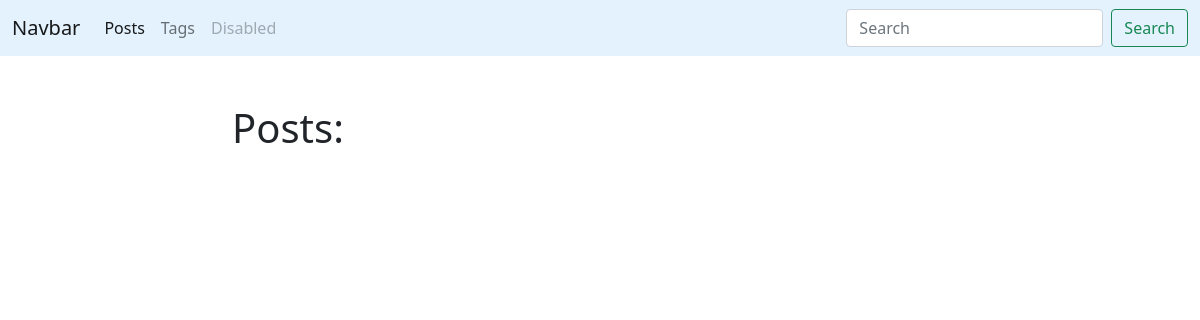
/blog/, run on an earlier commit of the app's database.
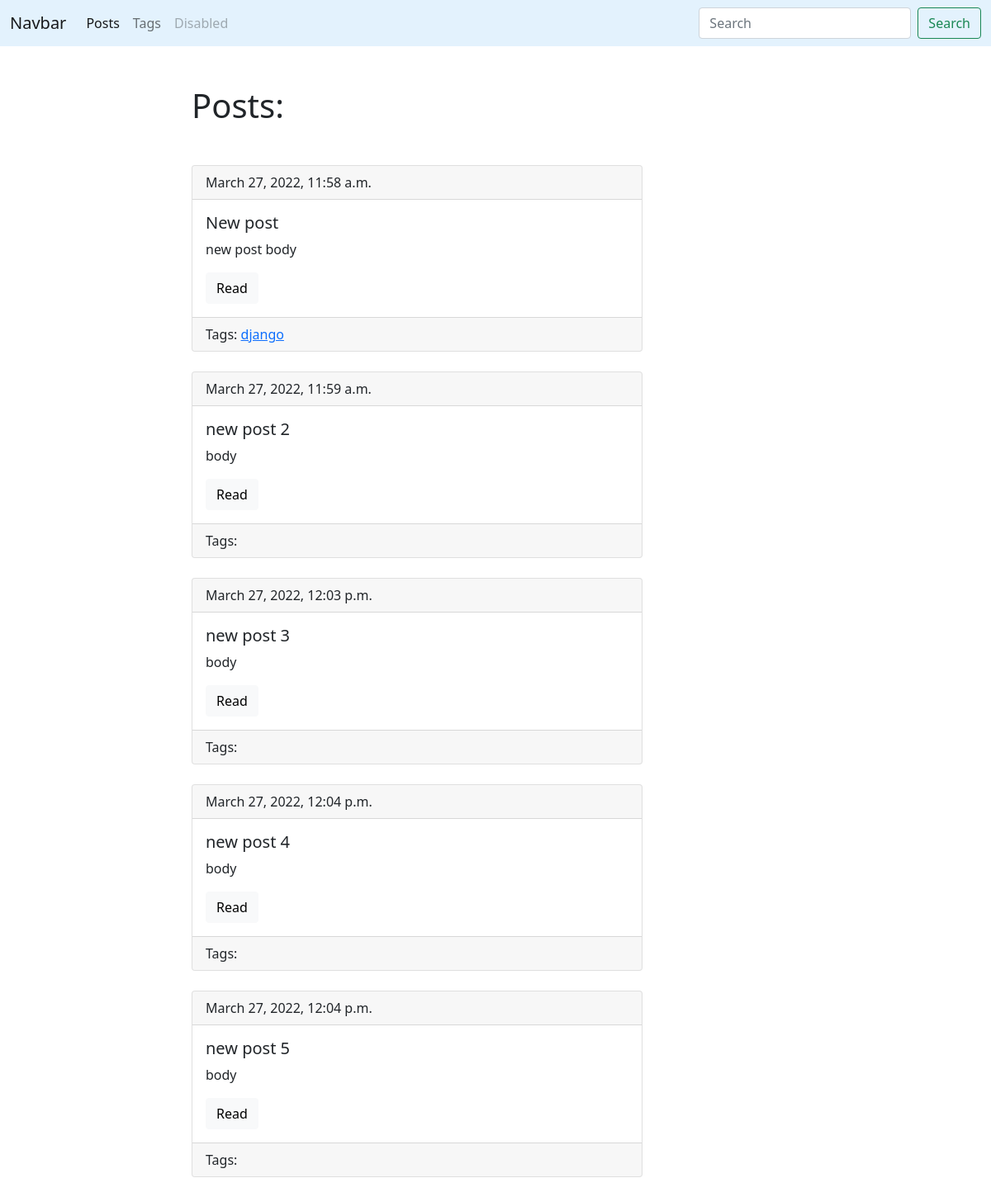
And on a later commit of the database.
### blog/models.py (models this page shows, shortened)
class Post(models.Model):
    title = models.CharField(max_length=150, db_index=True)
    slug = models.SlugField(max_length=150, unique=True)
    body = models.TextField(blank=True, db_index=True)
    tags = models.ManyToManyField('Tag', blank=True, related_name='posts')
    date_pub = models.DateTimeField(auto_now_add=True)
    def get_absolute_url(self):
        return reverse('post_detail_url', kwargs={'slug': self.slug})

class Tag(models.Model):
    title = models.CharField(max_length=50)
    slug = models.SlugField(max_length=50, unique=True)
    def get_absolute_url(self):
        return reverse('tag_detail_url', kwargs={'slug': self.slug})

### blog/views.py (the view)
# urls.py: path('', posts_list, name='posts_list_url'),
def posts_list(request):
    posts = Post.objects.all()
    return render(request, 'blog/index.html', context={'posts': posts})

### blog/templates/blog/index.html (shortened to what this page needs)
{% extends 'blog/base_blog.html' %}
{% block content %}
    <h1 class="mb-5">Posts:</h1>
    {% for post in posts %}
      {% include 'blog/includes/post_card_template.html' %}
    {% endfor %}
{% endblock content %}

### blog/templates/blog/base_blog.html
{% extends 'base.html' %}

### templates/base.html (shortened to what this page needs)
<!DOCTYPE html>
<html lang="en">
<head>
  <link href="https://cdn.jsdelivr.net/npm/bootstrap@5.1.3/dist/css/bootstrap.min.css"
        rel="stylesheet"
>
</head>
<body>
<nav class="navbar navbar-expand-lg navbar-light" style="background-color: #e3f2fd;">
  <div class="container-fluid">
    <a class="navbar-brand" href="#">Navbar</a>
    <div class="collapse navbar-collapse" id="navbarSupportedContent">
      <ul class="navbar-nav me-auto mb-2 mb-lg-0">
        <li class="nav-item">
          <a class="nav-link active" aria-current="page" href="{% url 'posts_list_url' %}">Posts</a>
        </li>
        <li class="nav-item">
          <a class="nav-link" href="{% url 'tags_list_url' %}">Tags</a>
        </li>
        <li class="nav-item">
          <a class="nav-link disabled">Disabled</a>
        </li>
      </ul>
      <form class="d-flex">
        <input class="form-control me-2" type="search" placeholder="Search" aria-label="Search">
        <button class="btn btn-outline-success" type="submit">Search</button>
      </form>
    </div>
  </div>
</nav>
<div class="container mt-5">
  <div class="row">
    <div class="col-6 offset-md-2">
      {% block content %}{% endblock content %}
    </div>
  </div>
</div>
</body>
</html>

### blog/templates/blog/includes/post_card_template.html
<div class="card mb-4">
  <div class="card-header">
    {{ post.date_pub }}
  </div>
  <div class="card-body">
    <h5 class="card-title">{{ post.title }}</h5>
    <p class="card-text">{{ post.body|truncatewords:15 }}</p>
    <a href="{{ post.get_absolute_url }}" class="btn btn-light">Read</a>
  </div>
  <div class="card-footer text muted">
    Tags:
    {% for tag in post.tags.all %}
      <a href="{{ tag.get_absolute_url }}>">{{ tag.title }}</a>
    {% endfor %}
  </div>
</div>

What changed in the data, as far as the page shows it:
added Post: date_pub "March 27, 2022, 11:58 a.m.", title "New post", body "new post body"
added Tag: title "django"
added Post: date_pub "March 27, 2022, 11:59 a.m.", title "new post 2", body "body"
added Post: date_pub "March 27, 2022, 12:03 p.m.", title "new post 3", body "body"
added Post: date_pub "March 27, 2022, 12:04 p.m.", title "new post 4", body "body"
added Post: date_pub "March 27, 2022, 12:04 p.m.", title "new post 5", body "body"
